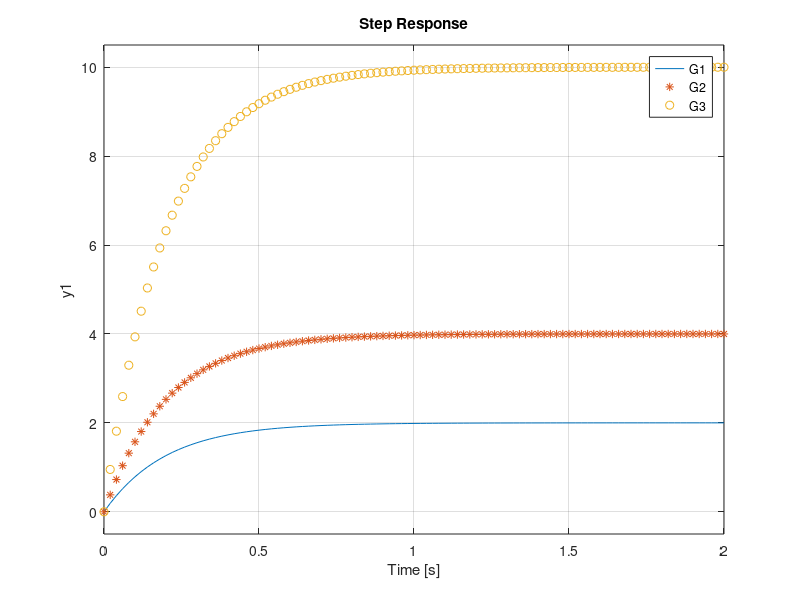

The MATLAB source for this figure:
%Functions(1/2)
p = conv([1 1],conv([1 1],[1 1])) %The polynomial after convolution
r=roots(p) %ROOTS for poly p
q=[1 3 3 1] %Transfer poly function q , 1 3 3 1
roots(q) %roots of p
poly(r) %repair transfer function of r
polyval(p,-5);


%Compelx Transfer function

n1 = [1 1]; n2 = [1 2];
d1 = [ 1 2*i]; d2 = [ 1 -2*i]; d3 = [1 3];
num = conv(n1,n2);
den = conv(d1,conv(d2,d3));
H = tf(num,den)

%Transfer function drawing.
k = 1;
G1 = tf(10*k,[1 5])
k = 2;
G2 = tf(10*k,[1 5])
k = 5;
G3 = tf(10*k,[1,5])
step(G1,'-',G2,'*',G3,'o')




